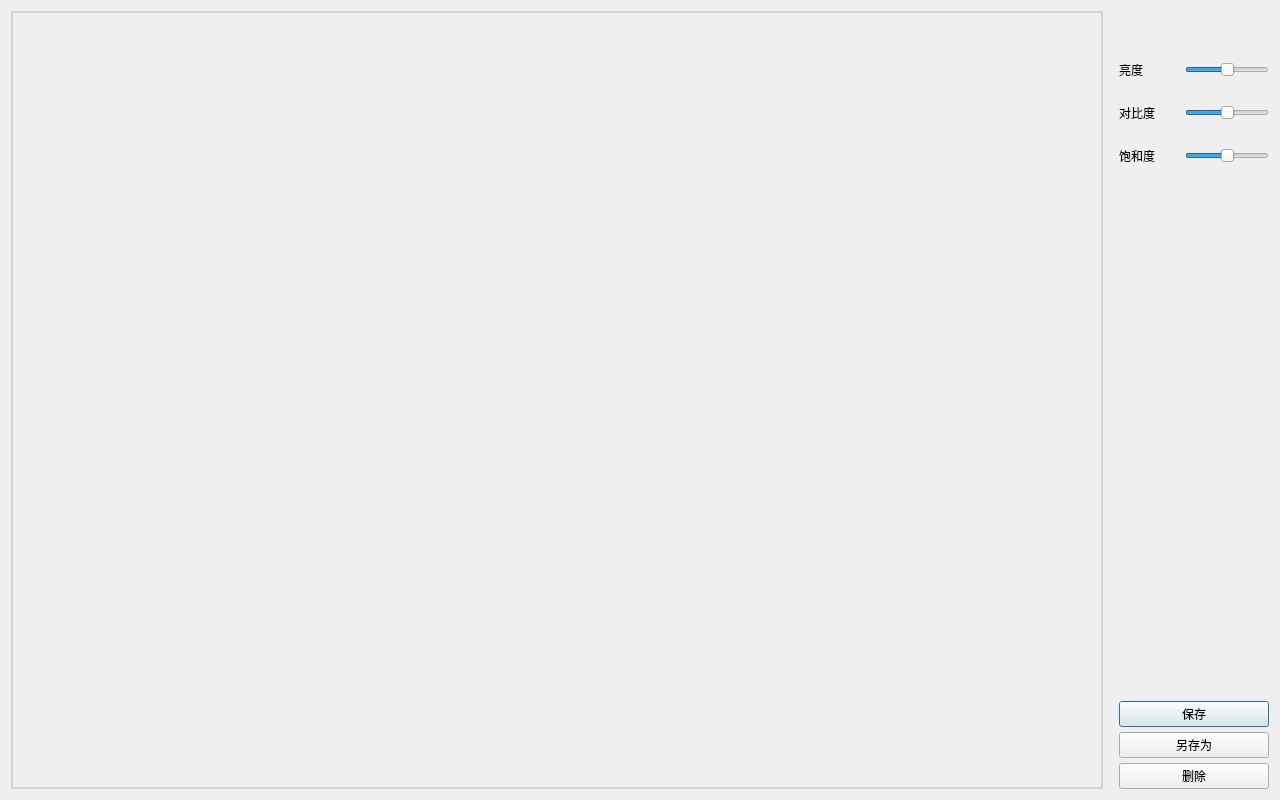
<?xml version="1.0" encoding="UTF-8"?>
<ui version="4.0">
 <class>ImagePreview</class>
 <widget class="QDialog" name="ImagePreview">
  <property name="windowModality">
   <enum>Qt::WindowModality::WindowModal</enum>
  </property>
  <property name="geometry">
   <rect>
    <x>0</x>
    <y>0</y>
    <width>1280</width>
    <height>800</height>
   </rect>
  </property>
  <property name="windowTitle">
   <string>图片预览</string>
  </property>
  <layout class="QHBoxLayout" name="mainLayout">
   <item>
    <widget class="QLabel" name="imageLabel">
     <property name="sizePolicy">
      <sizepolicy hsizetype="Expanding" vsizetype="Expanding">
       <horstretch>3</horstretch>
       <verstretch>0</verstretch>
      </sizepolicy>
     </property>
     <property name="minimumSize">
      <size>
       <width>720</width>
       <height>480</height>
      </size>
     </property>
     <property name="maximumSize">
      <size>
       <width>2200</width>
       <height>1440</height>
      </size>
     </property>
     <property name="styleSheet">
      <string notr="true">border: 2px solid #D3D3D3;
padding: 5px;</string>
     </property>
     <property name="alignment">
      <set>Qt::AlignmentFlag::AlignCenter</set>
     </property>
    </widget>
   </item>
   <item>
    <layout class="QVBoxLayout" name="controlLayout">
     <property name="spacing">
      <number>5</number>
     </property>
     <property name="sizeConstraint">
      <enum>QLayout::SizeConstraint::SetDefaultConstraint</enum>
     </property>
     <property name="leftMargin">
      <number>10</number>
     </property>
     <item>
      <spacer name="verticalSpacer_3">
       <property name="orientation">
        <enum>Qt::Orientation::Vertical</enum>
       </property>
       <property name="sizeType">
        <enum>QSizePolicy::Policy::Minimum</enum>
       </property>
       <property name="sizeHint" stdset="0">
        <size>
         <width>20</width>
         <height>50</height>
        </size>
       </property>
      </spacer>
     </item>
     <item>
      <layout class="QHBoxLayout" name="brightnessLayout">
       <property name="spacing">
        <number>6</number>
       </property>
       <item>
        <widget class="QLabel" name="brightnessLabel">
         <property name="minimumSize">
          <size>
           <width>60</width>
           <height>0</height>
          </size>
         </property>
         <property name="styleSheet">
          <string notr="true"/>
         </property>
         <property name="text">
          <string>亮度</string>
         </property>
        </widget>
       </item>
       <item>
        <widget class="QSlider" name="brightnessSlider">
         <property name="minimum">
          <number>-100</number>
         </property>
         <property name="maximum">
          <number>100</number>
         </property>
         <property name="orientation">
          <enum>Qt::Orientation::Horizontal</enum>
         </property>
        </widget>
       </item>
      </layout>
     </item>
     <item>
      <spacer name="spacer1">
       <property name="sizePolicy">
        <sizepolicy hsizetype="Minimum" vsizetype="Minimum">
         <horstretch>0</horstretch>
         <verstretch>0</verstretch>
        </sizepolicy>
       </property>
       <property name="orientation">
        <enum>Qt::Orientation::Vertical</enum>
       </property>
       <property name="sizeType">
        <enum>QSizePolicy::Policy::Minimum</enum>
       </property>
       <property name="sizeHint" stdset="0">
        <size>
         <width>20</width>
         <height>20</height>
        </size>
       </property>
      </spacer>
     </item>
     <item>
      <layout class="QHBoxLayout" name="contrastLayout">
       <property name="spacing">
        <number>6</number>
       </property>
       <item>
        <widget class="QLabel" name="contrastLabel">
         <property name="minimumSize">
          <size>
           <width>60</width>
           <height>0</height>
          </size>
         </property>
         <property name="text">
          <string>对比度</string>
         </property>
        </widget>
       </item>
       <item>
        <widget class="QSlider" name="contrastSlider">
         <property name="minimum">
          <number>-100</number>
         </property>
         <property name="maximum">
          <number>100</number>
         </property>
         <property name="orientation">
          <enum>Qt::Orientation::Horizontal</enum>
         </property>
        </widget>
       </item>
      </layout>
     </item>
     <item>
      <spacer name="spacer2">
       <property name="orientation">
        <enum>Qt::Orientation::Vertical</enum>
       </property>
       <property name="sizeType">
        <enum>QSizePolicy::Policy::Minimum</enum>
       </property>
       <property name="sizeHint" stdset="0">
        <size>
         <width>20</width>
         <height>20</height>
        </size>
       </property>
      </spacer>
     </item>
     <item>
      <layout class="QHBoxLayout" name="saturationLayout">
       <property name="spacing">
        <number>6</number>
       </property>
       <item>
        <widget class="QLabel" name="saturationLabel">
         <property name="minimumSize">
          <size>
           <width>60</width>
           <height>0</height>
          </size>
         </property>
         <property name="text">
          <string>饱和度</string>
         </property>
        </widget>
       </item>
       <item>
        <widget class="QSlider" name="saturationSlider">
         <property name="minimum">
          <number>-100</number>
         </property>
         <property name="maximum">
          <number>100</number>
         </property>
         <property name="orientation">
          <enum>Qt::Orientation::Horizontal</enum>
         </property>
        </widget>
       </item>
      </layout>
     </item>
     <item>
      <spacer name="verticalSpacer_2">
       <property name="orientation">
        <enum>Qt::Orientation::Vertical</enum>
       </property>
       <property name="sizeType">
        <enum>QSizePolicy::Policy::Expanding</enum>
       </property>
       <property name="sizeHint" stdset="0">
        <size>
         <width>20</width>
         <height>40</height>
        </size>
       </property>
      </spacer>
     </item>
     <item>
      <widget class="QPushButton" name="saveButton">
       <property name="text">
        <string>保存</string>
       </property>
      </widget>
     </item>
     <item>
      <widget class="QPushButton" name="saveAsButton">
       <property name="text">
        <string>另存为</string>
       </property>
      </widget>
     </item>
     <item>
      <widget class="QPushButton" name="deleteButton">
       <property name="text">
        <string>删除</string>
       </property>
      </widget>
     </item>
    </layout>
   </item>
  </layout>
 </widget>
 <resources/>
 <connections/>
</ui>
